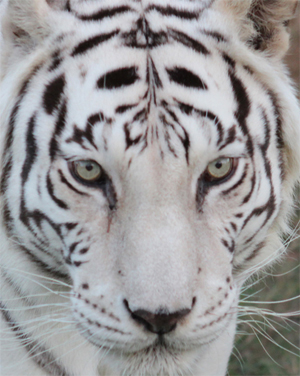
#> input picture bonnie1.jpg, 300 x 376 px, found by its file name
$ python teigernfaces3.py
#> lines starting #> are read from the running program, lines starting #| are printed output that depends on the picture
import os
import numpy as np
import matplotlib.pyplot as plt

from PIL import Image

#takes an image and returns a list of each pixel's RGB values and xy coordinates
def getdata(img1):
    width, height = img1.size
    imgdata = []
    for x in range(width):
        for y in range(height):
            pixx = img1.getpixel((x,y))
            imgdata.append((pixx[0],pixx[1],pixx[2],x,y))
    return imgdata

#splits the image data into two lists with rgb values listed individually instead of as tuples - the xy coordinates are not currently in use but this may be incorporated in future versions
def tomatlist(m):
    matlist = []
    matcoord = []
    for i in range(len(m)):
        matlist.append(m[i][0]) #red value
        matlist.append(m[i][1]) #green value
        matlist.append(m[i][2]) #blue value
        matcoord.append(m[i][3]) #x coordinate
        matcoord.append(m[i][4]) #y coordinate
        matcoord.append(0) #this is only to keep the two lists at the same length
    return [matlist,matcoord]

#this does the same as the above function but also converts the images to grayscale
# [115 lines left out: functions tomatlistgscale, matSubtractAvg, matSubtractAvg2, matAddTo2dImgList, matAddTo2dImgList2, makeimg and 6 more, not called in this run]

#this imports all the images in the folder so that they can be used for testing
path = str(os.getcwd()) + "\\data\\"
bonnie1 = tomatlist(getdata(Image.open(str(path) + "bonnie1.jpg")))[0]
#> in getdata, `width, height = img1.size`: width = 300; height = 376
#> after the loop in getdata, `for x in range(width):`: imgdata = 112800 items
#> in tomatlist, `matlist = []`: matlist = []
#> after the loop in tomatlist, `for i in range(len(m)):`: matcoord = 338400 items
#> bonnie1 = 338400 items
bonnie2 = tomatlist(getdata(Image.open(str(path) + "bonnie2.jpg")))[0]
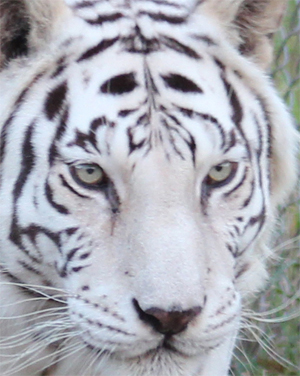
#> input picture bonnie2.jpg, 300 x 376 px, found by its file name
#> bonnie2 = 338400 items
boomer1 = tomatlist(getdata(Image.open(str(path) + "boomer1.jpg")))[0]
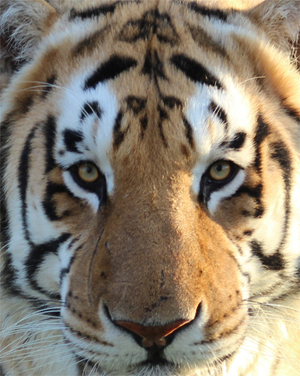
#> input picture boomer1.jpg, 300 x 376 px, found by its file name
#> boomer1 = 338400 items
boomer2 = tomatlist(getdata(Image.open(str(path) + "boomer2.jpg")))[0]
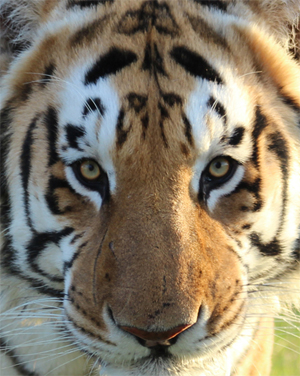
#> input picture boomer2.jpg, 300 x 376 px, found by its file name
#> boomer2 = 338400 items
boomer3 = tomatlist(getdata(Image.open(str(path) + "boomer3.jpg")))[0]
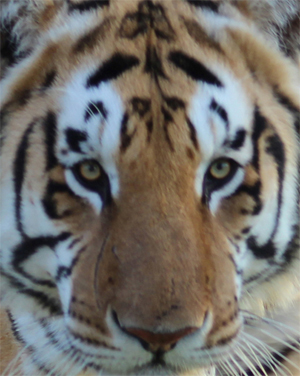
#> input picture boomer3.jpg, 300 x 376 px, found by its file name
#> boomer3 = 338400 items
boomer4 = tomatlist(getdata(Image.open(str(path) + "boomer4.jpg")))[0]
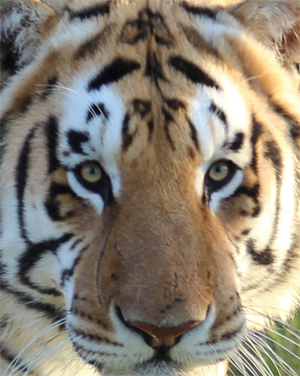
#> input picture boomer4.jpg, 300 x 376 px, found by its file name
#> boomer4 = 338400 items
#> (the run stopped early here; a loop or call above may not have finished)
